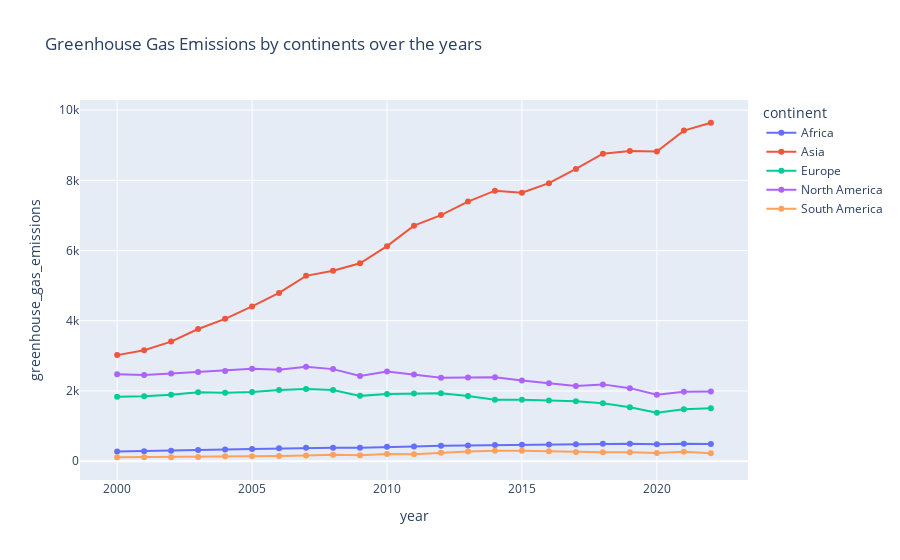

Notebook cell for this chart:
### Code cell
fig_7 = px.line(data_2, data_2['year'], data_2['greenhouse_gas_emissions'], color = 'continent', markers=True,title='Greenhouse Gas Emissions by continents over the years')
fig_7.show()

### Figure 1 — Plotly figure (JSON) as saved in the notebook; plotly's stock layout.template omitted (floating-point values rounded to 4 significant figures)
{"data": [{"hovertemplate": "continent=Africa<br>year=%{x}<br>greenhouse_gas_emissions=%{y}<extra></extra>", "legendgroup": "Africa", "line": {"color": "#636efa", "dash": "solid"}, "marker": {"symbol": "circle"}, "mode": "lines+markers", "name": "Africa", "orientation": "v", "showlegend": true, "type": "scatter", "x": [2000, 2001, 2002, 2003, 2004, 2005, 2006, 2007, 2008, 2009, 2010, 2011, 2012, 2013, 2014, 2015, 2016, 2017, 2018, 2019, 2020, 2021, 2022], "xaxis": "x", "y": [274.0, 284.7, 301.0, 318.6, 337.0, 350.6, 368.2, 382.8, 386.7, 384.0, 411.2, 420.8, 442.2, 447.9, 459.7, 472.1, 479.4, 485.8, 496.2, 499.4, 482.8, 497.7, 488.2], "yaxis": "y"}, {"hovertemplate": "continent=Asia<br>year=%{x}<br>greenhouse_gas_emissions=%{y}<extra></extra>", "legendgroup": "Asia", "line": {"color": "#EF553B", "dash": "solid"}, "marker": {"symbol": "circle"}, "mode": "lines+markers", "name": "Asia", "orientation": "v", "showlegend": true, "type": "scatter", "x": [2000, 2001, 2002, 2003, 2004, 2005, 2006, 2007, 2008, 2009, 2010, 2011, 2012, 2013, 2014, 2015, 2016, 2017, 2018, 2019, 2020, 2021, 2022], "xaxis": "x", "y": [3021.0, 3161.0, 3407.0, 3766.0, 4055.0, 4410.0, 4793.0, 5279.0, 5424.0, 5638.0, 6125.0, 6709.0, 7009.0, 7396.0, 7704.0, 7648.0, 7918.0, 8323.0, 8758.0, 8834.0, 8818.0, 9416.0, 9639.0], "yaxis": "y"}, {"hovertemplate": "continent=Europe<br>year=%{x}<br>greenhouse_gas_emissions=%{y}<extra></extra>", "legendgroup": "Europe", "line": {"color": "#00cc96", "dash": "solid"}, "marker": {"symbol": "circle"}, "mode": "lines+markers", "name": "Europe", "orientation": "v", "showlegend": true, "type": "scatter", "x": [2000, 2001, 2002, 2003, 2004, 2005, 2006, 2007, 2008, 2009, 2010, 2011, 2012, 2013, 2014, 2015, 2016, 2017, 2018, 2019, 2020, 2021, 2022], "xaxis": "x", "y": [1837.0, 1848.0, 1891.0, 1967.0, 1951.0, 1971.0, 2029.0, 2059.0, 2030.0, 1861.0, 1915.0, 1931.0, 1934.0, 1854.0, 1753.0, 1751.0, 1731.0, 1711.0, 1653.0, 1538.0, 1379.0, 1479.0, 1508.0], "yaxis": "y"}, {"hovertemplate": "continent=North America<br>year=%{x}<br>greenhouse_gas_emissions=%{y}<extra></extra>", "legendgroup": "North America", "line": {"color": "#ab63fa", "dash": "solid"}, "marker": {"symbol": "circle"}, "mode": "lines+markers", "name": "North America", "orientation": "v", "showlegend": true, "type": "scatter", "x": [2000, 2001, 2002, 2003, 2004, 2005, 2006, 2007, 2008, 2009, 2010, 2011, 2012, 2013, 2014, 2015, 2016, 2017, 2018, 2019, 2020, 2021, 2022], "xaxis": "x", "y": [2480.0, 2458.0, 2495.0, 2542.0, 2568.0, 2631.0, 2602.0, 2687, 2623.0, 2430.0, 2552.0, 2471.0, 2377.0, 2387.0, 2390.0, 2296.0, 2220.0, 2141.0, 2188.0, 2081.0, 1891.0, 1978.0, 1987.0], "yaxis": "y"}, {"hovertemplate": "continent=South America<br>year=%{x}<br>greenhouse_gas_emissions=%{y}<extra></extra>", "legendgroup": "South America", "line": {"color": "#FFA15A", "dash": "solid"}, "marker": {"symbol": "circle"}, "mode": "lines+markers", "name": "South America", "orientation": "v", "showlegend": true, "type": "scatter", "x": [2000, 2001, 2002, 2003, 2004, 2005, 2006, 2007, 2008, 2009, 2010, 2011, 2012, 2013, 2014, 2015, 2016, 2017, 2018, 2019, 2020, 2021, 2022], "xaxis": "x", "y": [112.9, 116.3, 115.8, 120.7, 137.8, 140.2, 146.1, 161.5, 181.4, 173.3, 204.2, 200.5, 240.3, 280.2, 295.3, 301.5, 284.3, 264.5, 253.7, 255.6, 237.1, 268.4, 223.7], "yaxis": "y"}], "layout": {"autosize": true, "legend": {"title": {"text": "continent"}, "tracegroupgap": 0}, "title": {"text": "Greenhouse Gas Emissions by continents over the years"}, "xaxis": {"anchor": "y", "autorange": true, "domain": [0, 1], "range": [1999.0, 2023.0], "title": {"text": "year"}, "type": "linear"}, "yaxis": {"anchor": "x", "autorange": true, "domain": [0, 1], "range": [-673.3, 10430.0], "title": {"text": "greenhouse_gas_emissions"}, "type": "linear"}}}
